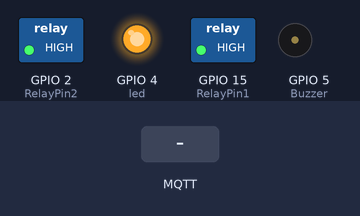
Bench run of a sketch on a simulated ESP32-S3. On the bench: switched loads named in the sketch (green lamp = pin HIGH), output pins drawn as LEDs (lit = HIGH), buzzer (waves = sounding, pin HIGH). The inputs (shaded band) are chosen by the test bench. WiFi joins after 1.5 s; servers stay silent unless stated; random numbers use the default seed unless the sketch sets one; no MQTT or app messages arrive unless stated; what the sketch prints to the serial monitor is not drawn.

Above: at 3.0 s.
3.1 s: MQTT message "on" arrives on the first subscribed topic
At 4.3 s:
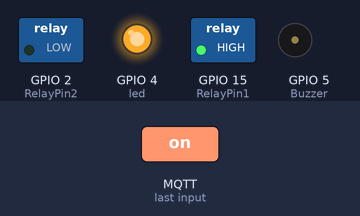
4.7 s: MQTT message "on" arrives on the second subscribed topic
At 5.5 s:
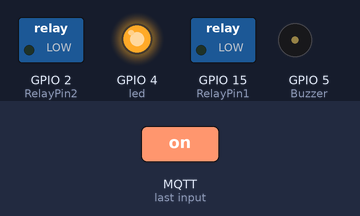
6.3 s: MQTT message "off" arrives on the first subscribed topic
At 6.7 s:
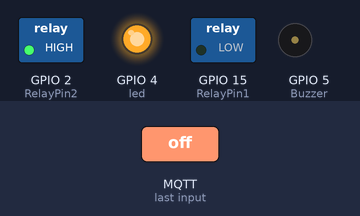
Timing chart, 0 to 9.3 s (numbered marks = the images above; inputs shaded):
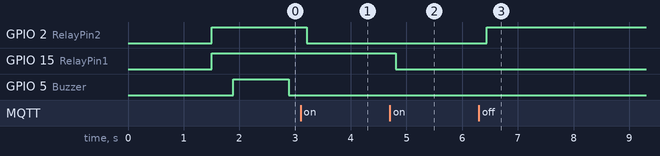

The sketch:

FAD3.ino
```cpp
/*
  SimpleMQTTClient.ino
  The purpose of this exemple is to illustrate a simple handling of MQTT and Wifi connection.
  Once it connects successfully to a Wifi network and a MQTT broker, it subscribe to a topic and send a message to it.
  It will also send a message delayed 5 seconds later.
*/
#include <iostream>
//using namespace std;
#include <BlynkSimpleEsp32.h>
#include <PubSubClient.h>
#include <WiFi.h>
#include <stdio.h>
#include<string>


// define the GPIO connected with Relays and switches

#define RelayPin1 15  //D15
#define RelayPin2 2  //D2
#define Buzzer 5     //D5
#define led 4       //D4
#define AUTH "cnfuKwrmrR9slQmpnF5e4uFXQ9TaWafm"                 // You should get Auth Token in the Blynk App.

#define SwitchPin1 10  //SD3
#define SwitchPin2 0   //D3


#define VPIN_BUTTON_1    V1
#define VPIN_BUTTON_2    V2

int toggleState_1 = 1; //Define integer to remember the toggle state for relay 1
int toggleState_2 = 1; //Define integer to remember the toggle state for relay 1


const char *SSID = "iPhone";
const char *PWD = "pppppppppp";

// MQTT client
WiFiClient wifiClient;
PubSubClient mqttClient(wifiClient);

const char *mqttServer = "broker.hivemq.com";
int mqttPort = 1883;

void connectToWiFi()
{
  Serial.print("connecting to ");

  WiFi.begin(SSID, PWD);
  Serial.println(SSID);

  while (WiFi.status() != WL_CONNECTED) {
    digitalWrite(led, LOW);
    Serial.println("Wifi not connected/n");
    delay(500);
  }

  Serial.print("Connected.");
  digitalWrite(led, HIGH);


}

BlynkTimer timer;

void relayOnOff(int relay){

  switch(relay){
    case 1:
      if(toggleState_1 == 1){
        digitalWrite(RelayPin1, LOW); // turn on relay 1
        toggleState_1 = 0;
        Serial.println("Device1 ON");
        }
      else{
        digitalWrite(RelayPin1, HIGH); // turn off relay 1
        toggleState_1 = 1;
        Serial.println("Device1 OFF");
        }
        delay(100);
        break;
    case 2:
      if(toggleState_2 == 1){
        digitalWrite(RelayPin2, LOW); // turn on relay 2
        toggleState_1 = 0;
        Serial.println("Device2 ON");
        }
      else{
        digitalWrite(RelayPin2, HIGH); // turn off relay 1
        toggleState_2 = 1;
        Serial.println("Device2 OFF");
        }
        delay(100);
        break;
        default : break;
    }

}

void with_internet(){
  //Manual Switch Control
  if (digitalRead(SwitchPin1) == LOW){
    delay(200);
    relayOnOff(1);
    Blynk.virtualWrite(VPIN_BUTTON_1, toggleState_1);   // Update Button Widget
  }
}
void without_internet(){
  //Manual Switch Control
  if (digitalRead(SwitchPin1) == LOW){
    delay(200);
    relayOnOff(1);
  }
}

BLYNK_CONNECTED() {
  // Request the latest state from the server
  Blynk.syncVirtual(VPIN_BUTTON_1);
  }

// When App button is pushed - switch the state

BLYNK_WRITE(VPIN_BUTTON_1) {
  toggleState_1 = param.asInt();
  digitalWrite(RelayPin1, toggleState_1);
}

void checkBlynkStatus() { // called every 3 seconds by SimpleTimer

  bool isconnected = Blynk.connected();
  if (isconnected == false) {
    //wifiFlag = 1;
    //digitalWrite(wifiLed, HIGH); //Turn off WiFi LED
  }
  if (isconnected == true) {
    //wifiFlag = 0;
    //digitalWrite(wifiLed, LOW); //Turn on WiFi LED
  }
}

bool heartBeatPrint(){
  if ( WiFi.status()== WL_CONNECTED){
    Serial.println("Still connected to Wifi network");
    return true;
    delay(1000);
  }
  else{
    Serial.println("Connection to network failed. Attempting to reconnect to network");
    connectToWiFi();
    return false;
  }
}


//MQTT callback functionc

void callback(char* topic, byte* payload, unsigned int length) {
  String converter = "";
  Serial.print("Callback - ");
  Serial.print("Message:");
  for (int i = 0; i < length; i++) {
    converter += (char)payload[i];
  }
  varTopic(topic,converter);
}
void varTopic(String topic, String converter){
  Serial.println(topic + converter);
  if (topic == "/futurehomes/light/par"){
    Serial.println("Switching parlour light ON");
    if (converter == "on"){
      digitalWrite(RelayPin1, LOW); // turn on relay 1
      toggleState_1 = 0;
      Serial.println("Device1 ON");
      }
    else if (converter == "off"){

      Serial.println("Switching parlour light OFF");
      digitalWrite(RelayPin1, HIGH); // turn off relay 1
      toggleState_1 = 1;
      Serial.println("Device1 OFF");
      }
  }
  else if (topic ==  "/futurehomes/light/kit"){
    Serial.println("Switching KITCHEN light ON");
    if (converter == "on"){
      digitalWrite(RelayPin2, LOW); // turn on relay 1
      toggleState_2 = 0;
      Serial.println("Device1 ON");
      }
    else if (converter == "off"){

      Serial.println("Switching parlour light OFF");
      digitalWrite(RelayPin2, HIGH); // turn off relay 1
      toggleState_2 = 1;
      Serial.println("Device1 OFF");
      }
  }

  else{
     Serial.println("NO TOPIC MATCHED");
  }
  }

void setupMQTT() {
  mqttClient.setServer(mqttServer, mqttPort);
  // set the callback function
  mqttClient.setCallback(callback);
}


void setup() {
  Serial.begin(9600);

  connectToWiFi();
  setupMQTT();
  //set relay output pin
  pinMode(RelayPin1, OUTPUT);
  pinMode(RelayPin2, OUTPUT);
  pinMode(Buzzer, OUTPUT);
  pinMode(led, OUTPUT);

  //Add a pullup resistor to relaypin to prevent floating circuit
  pinMode(SwitchPin1, INPUT_PULLUP);
  pinMode(SwitchPin2, INPUT_PULLUP);
  //Switch relay OFF on start
  digitalWrite(RelayPin1, toggleState_1);
  digitalWrite(RelayPin2, toggleState_1);
  //digitalWrite(alarm, LOW);           // Initially buzzer off
  Blynk.begin(AUTH, SSID, PWD);

}

void reconnect() {
  Serial.println("Connecting to MQTT Broker...");
  if (!mqttClient.connected()) {
      Serial.println("Reconnecting to MQTT Broker..");
      String clientId = "ESP8266Client-";
      clientId += String(random(0xffff), HEX);

      if (mqttClient.connect(clientId.c_str())) {
        Serial.println("mqtt reConnected.");
         digitalWrite(Buzzer, HIGH);
         delay(1000);
         digitalWrite(Buzzer, LOW);

        // subscribe to topic
         mqttClient.subscribe("/futurehomes/light/kit");
         mqttClient.subscribe("/futurehomes/light/par");

      }

  }
}


void loop() {
  if (heartBeatPrint() && !mqttClient.connected()){
    reconnect();
  }

  mqttClient.loop();
  Blynk.run();

}
```

Measured:
- after the input at 3.1 s, GPIO 2 (RelayPin2): HIGH → LOW after 0.11 s
- after the input at 4.7 s, GPIO 15 (RelayPin1): HIGH → LOW after 0.11 s
- after the input at 6.3 s, GPIO 2 (RelayPin2): LOW → HIGH after 0.14 s
